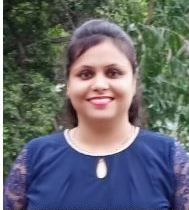
#> input picture shimpa.JPG, 189 x 210 px, found by its file name
$ python imageclassify.py
#> lines starting #> are read from the running program, lines starting #| are printed output that depends on the picture; after the words box and inside, x2 and y2 are one past the last pixel; in counts of white or black regions, pixels touching at a corner belong together
import numpy as np
import cv2


# First we need to load the required XML classifiers.
# Then load our input image (or video) in grayscale mode.
face_cascade=cv2.CascadeClassifier(r'C:\Users\win\AppData\Local\Programs\Python\Python36\Lib\site-packages\cv2\data\haarcascade_frontalface_default.xml')
# face_cascade = cv2.CascadeClassifier('haarcascade_frontalface_default.xml')
eye_cascade = cv2.CascadeClassifier( r'C:\Users\win\AppData\Local\Programs\Python\Python36\Lib\site-packages\cv2\data\haarcascade_eye.xml')

img = cv2.imread('shimpa.jpg')
#> img is the input picture: shape (210, 189, 3); mean B, G, R 110.3, 104.1, 100.7
gray = cv2.cvtColor(img, cv2.COLOR_BGR2GRAY)
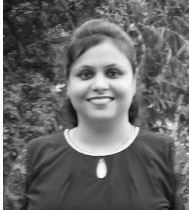
#> gray: shape (210, 189); min 3, max 255, mean 103.8

"""
Now we find the faces in the image. If faces are found, it returns
 the positions of detected faces as Rect(x,y,w,h). Once we get these locations,
  we can create a ROI for
the face and apply eye detection on this ROI (since eyes are always on the face !!! ).
"""
faces = face_cascade.detectMultiScale(gray, 1.3, 5)
#> faces = [[60, 42, 79, 79]]

for (x,y,w,h) in faces:
    img = cv2.rectangle(img,(x,y),(x+w,y+h),(255,0,0),2)
    roi_gray = gray[y:y+h, x:x+w]
    roi_color = img[y:y+h, x:x+w]
    eyes = eye_cascade.detectMultiScale(roi_gray)
    for (ex,ey,ew,eh) in eyes:
        cv2.rectangle(roi_color,(ex,ey),(ex+ew,ey+eh),(0,255,0),2)
#> this loop made 1 pass
#> (x, y, w, h, eyes) on pass 1: (60, 42, 79, 79, [[15, 20, 23, 23]])
#> pass 1, `img = cv2.rectangle(img,(x,y),(x+w,y+h),(255,0,0),2)`:
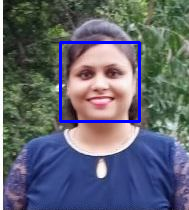
#> img: shape (210, 189, 3); 2.38% of pixels changed, all inside (x1, y1, x2, y2) = (59, 41, 141, 123)
#> pass 1, `roi_gray = gray[y:y+h, x:x+w]`:
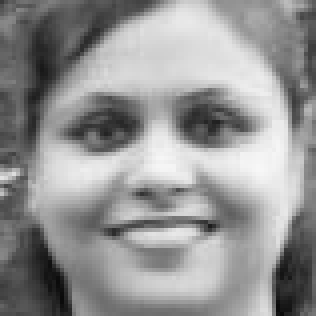
#> roi_gray: shape (79, 79) (shown 4 times larger); min 10, max 247, mean 148.2
#> pass 1, `roi_color = img[y:y+h, x:x+w]`:
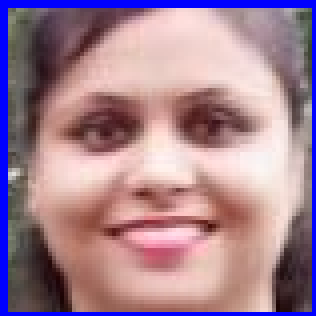
#> roi_color: shape (79, 79, 3) (shown 4 times larger); mean B, G, R 145.7, 130.4, 163.4
#> after the loop:
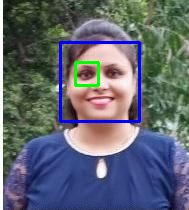
#> img: shape (210, 189, 3); 0.69% of pixels changed, all inside (x1, y1, x2, y2) = (74, 61, 100, 87)
#> after the loop:
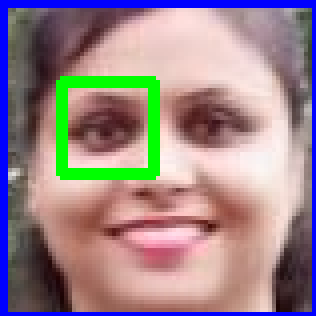
#> roi_color: shape (79, 79, 3) (shown 4 times larger); 4.36% of pixels changed, all inside (x1, y1, x2, y2) = (14, 19, 40, 45)

cv2.imshow('img',img)
cv2.waitKey(0)
cv2.destroyAllWindows()

$ run again, with group.jpg copied over shimpa.JPG
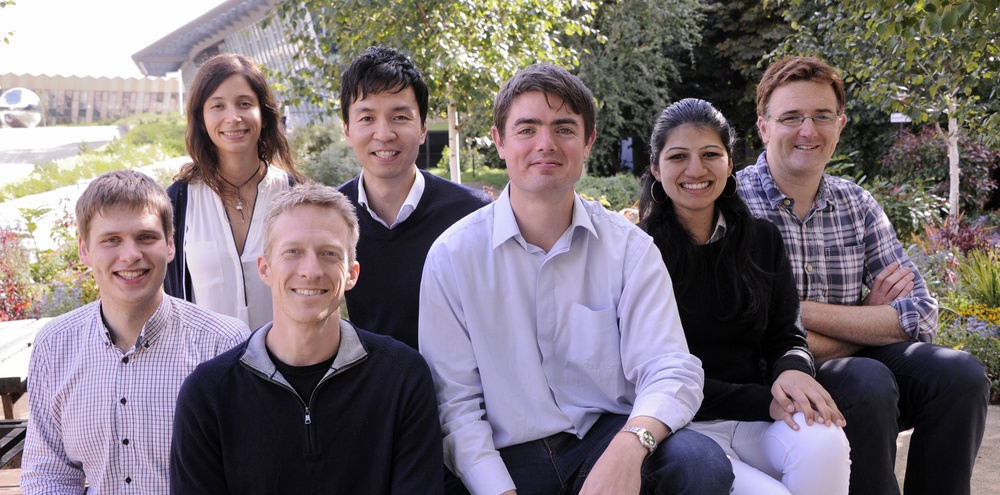
#> input picture group.jpg, 1000 x 495 px, shrunk from 2400 x 1189 before the run, found by its file name
#> img is the input picture: shape (495, 1000, 3); mean B, G, R 120.2, 114.8, 125.1
#> `gray = cv2.cvtColor(img, cv2.COLOR_BGR2GRAY)`:
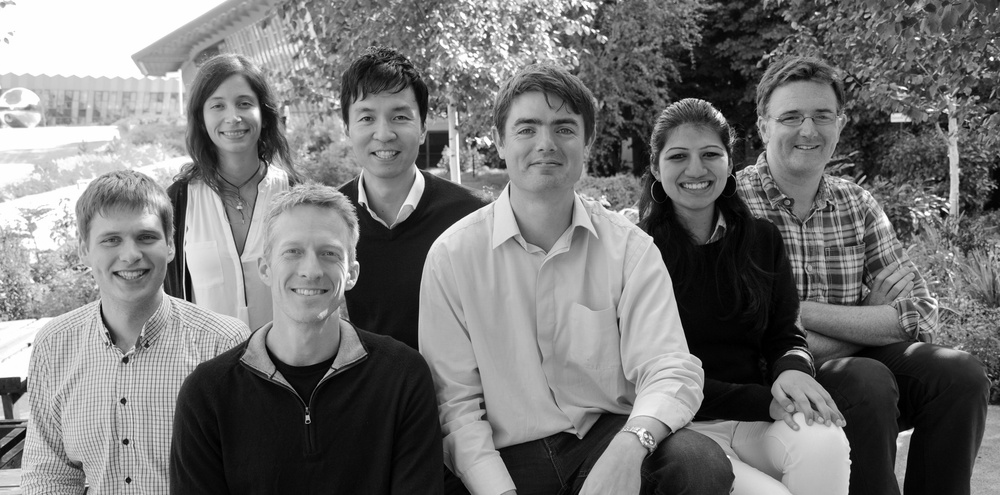
#> gray: shape (495, 1000); min 0, max 255, mean 118.5
#> faces = [[194, 78, 73, 73], [343, 85, 83, 83], [763, 85, 84, 84], [501, 94, 91, 91], [652, 124, 83, 83], [84, 204, 95, 95], [261, 215, 100, 100]]
#> the loop `for (x,y,w,h) in faces:` made 7 passes
#> (x, y, w, h, eyes) on passes 1 to 7: (194, 78, 73, 73, [[37, 14, 22, 22], [13, 16, 22, 22]]), (343, 85, 83, 83, [[43, 20, 25, 25], [11, 20, 26, 26]]), (763, 85, 84, 84, [[47, 22, 23, 23]]), (501, 94, 91, 91, [[12, 24, 25, 25], [51, 25, 24, 24]]), (652, 124, 83, 83, [[15, 21, 23, 23], [46, 22, 21, 21]]), (84, 204, 95, 95, [[50, 22, 22, 22], [14, 22, 27, 27]]), (261, 215, 100, 100, [[18, 24, 27, 27], [54, 28, 25, 25]])
#> after the loop `for (x,y,w,h) in faces:`:
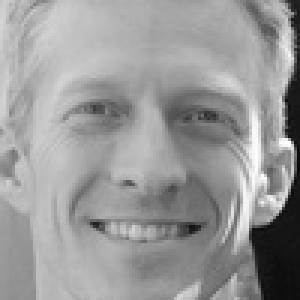
#> roi_gray: shape (100, 100) (shown 3 times larger); min 10, max 254, mean 152.7
